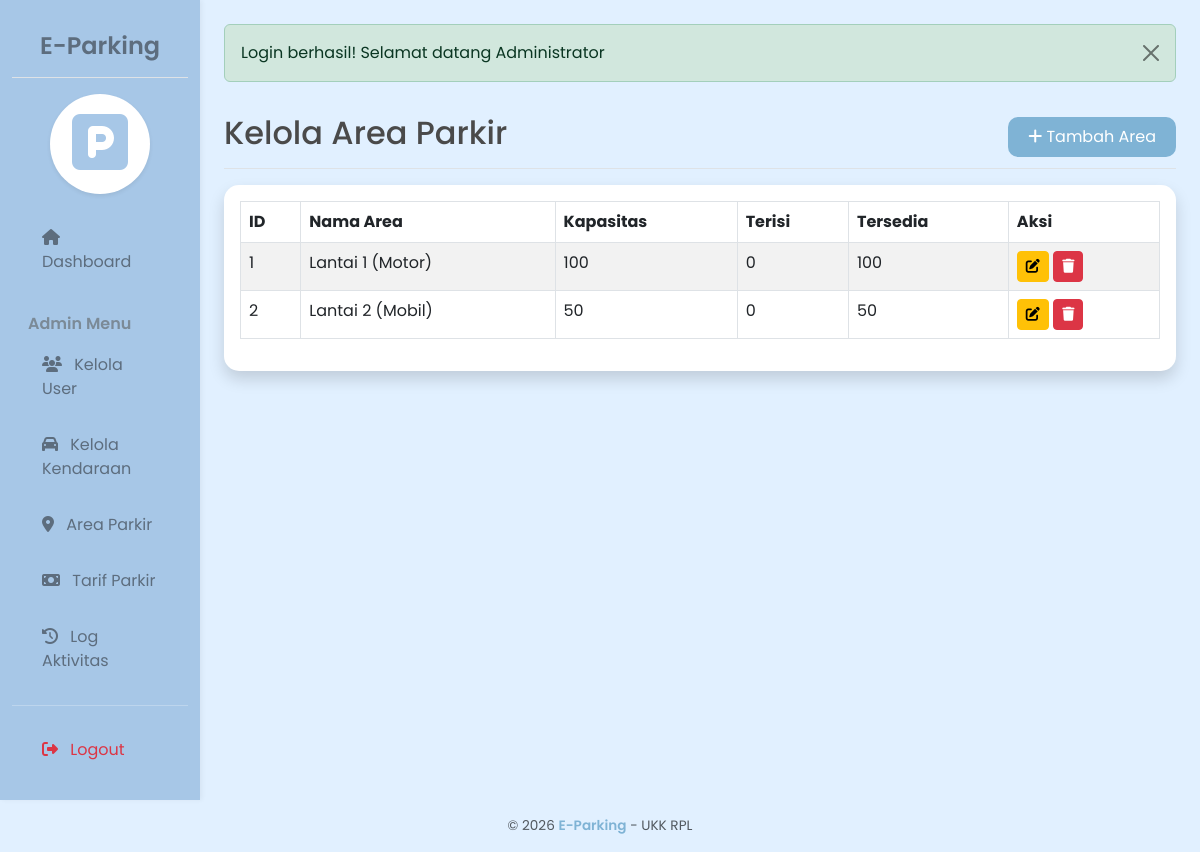
Page /pages/admin/area.php (signed in) on the committed database.
### tables this page shows
CREATE TABLE `tabel_area_parkir` (
  `id_area` int(11) NOT NULL AUTO_INCREMENT,
  `nama_area` varchar(50) NOT NULL,
  `kapasitas` int(11) NOT NULL,
  `terisi` int(11) NOT NULL DEFAULT 0,
  `created_at` timestamp NOT NULL DEFAULT current_timestamp(),
  PRIMARY KEY (`id_area`)
);

### pages/admin/area.php (the view, shortened to what this page needs)
<?php
require_once '../../config/database.php';
require_once '../../functions/helpers.php';
?>
<?php include '../../layouts/header.php'; ?>
<div class="d-flex justify-content-between flex-wrap flex-md-nowrap align-items-center pt-3 pb-2 mb-3 border-bottom">
    <h1 class="h2">Kelola Area Parkir</h1>
    <button type="button" class="btn btn-primary" data-bs-toggle="modal" data-bs-target="#modalAdd">
        <i class="fas fa-plus"></i> Tambah Area
    </button>
</div>
<div class="card shadow mb-4">
    <div class="card-body">
        <div class="table-responsive">
            <table class="table table-bordered table-striped">
                <thead>
                    <tr>
                        <th>ID</th>
                        <th>Nama Area</th>
                        <th>Kapasitas</th>
                        <th>Terisi</th>
                        <th>Tersedia</th>
                        <th>Aksi</th>
                    </tr>
                </thead>
                <tbody>
                    <?php
                    $result = mysqli_query($conn, "SELECT * FROM tabel_area_parkir");
                    while ($row = mysqli_fetch_assoc($result)) :
                    ?>
                    <tr>
                        <td><?= $row['id_area'] ?></td>
                        <td><?= $row['nama_area'] ?></td>
                        <td><?= $row['kapasitas'] ?></td>
                        <td><?= $row['terisi'] ?></td>
                        <td><?= $row['kapasitas'] - $row['terisi'] ?></td>
                        <td>
                            <button class="btn btn-sm btn-warning" data-bs-toggle="modal" data-bs-target="#modalEdit<?= $row['id_area'] ?>"><i class="fas fa-edit"></i></button>
                            <button class="btn btn-sm btn-danger" data-bs-toggle="modal" data-bs-target="#modalDelete<?= $row['id_area'] ?>"><i class="fas fa-trash"></i></button>
                        </td>
                    </tr>
                    <?php endwhile; ?>
                </tbody>
            </table>
        </div>
    </div>
</div>
<?php include '../../layouts/footer.php'; ?>

### layouts/header.php (style rules this page uses)
:root { --cute-blue: #A7C7E7; --soft-blue: #E1F0FF; --deep-cute-blue: #7FB3D5; --text-color: #4A4A4A; }
body { background-color: var(--soft-blue); font-family: 'Poppins', sans-serif; color: var(--text-color); }
.card { border: none; border-radius: 15px; box-shadow: 0 4px 15px rgba(0,0,0,0.05); }
.btn-primary { background-color: var(--deep-cute-blue); border: none; border-radius: 10px; padding: 8px 20px; }

### rows in the picture
tabel_area_parkir: id_area "1", nama_area "Lantai 1 (Motor)", kapasitas "100", terisi "0", $row['kapasitas']-$row['terisi'] "100"
tabel_area_parkir: id_area "2", nama_area "Lantai 2 (Mobil)", kapasitas "50", terisi "0", $row['kapasitas']-$row['terisi'] "50"

### other values in the picture
$flash['message'] "Login berhasil! Selamat datang Administrator"
